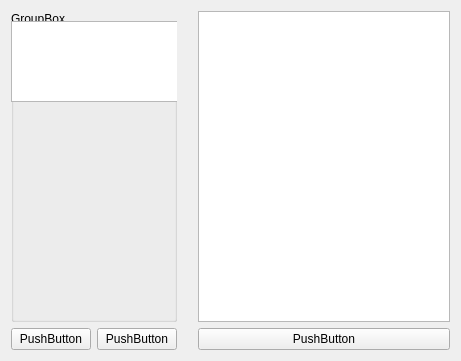
<?xml version="1.0" encoding="UTF-8"?>
<ui version="4.0">
 <class>Form</class>
 <widget class="QWidget" name="Form">
  <property name="geometry">
   <rect>
    <x>0</x>
    <y>0</y>
    <width>461</width>
    <height>361</height>
   </rect>
  </property>
  <property name="windowTitle">
   <string>Form</string>
  </property>
  <property name="styleSheet">
   <string notr="true"/>
  </property>
  <layout class="QGridLayout" name="gridLayout">
   <item row="2" column="3">
    <widget class="QTableWidget" name="tableWidget"/>
   </item>
   <item row="3" column="1">
    <layout class="QGridLayout" name="gridLayout_2">
     <item row="0" column="0">
      <widget class="QPushButton" name="bt_geo">
       <property name="text">
        <string>PushButton</string>
       </property>
      </widget>
     </item>
     <item row="0" column="1">
      <widget class="QPushButton" name="pushButton_2">
       <property name="text">
        <string>PushButton</string>
       </property>
      </widget>
     </item>
    </layout>
   </item>
   <item row="2" column="1">
    <widget class="QGroupBox" name="groupBox">
     <property name="title">
      <string>GroupBox</string>
     </property>
     <widget class="QTextEdit" name="textEdit">
      <property name="geometry">
       <rect>
        <x>0</x>
        <y>10</y>
        <width>271</width>
        <height>81</height>
       </rect>
      </property>
     </widget>
    </widget>
   </item>
   <item row="2" column="2">
    <spacer name="horizontalSpacer">
     <property name="orientation">
      <enum>Qt::Horizontal</enum>
     </property>
     <property name="sizeType">
      <enum>QSizePolicy::Maximum</enum>
     </property>
     <property name="sizeHint" stdset="0">
      <size>
       <width>20</width>
       <height>20</height>
      </size>
     </property>
    </spacer>
   </item>
   <item row="3" column="3">
    <widget class="QPushButton" name="pushButton_3">
     <property name="text">
      <string>PushButton</string>
     </property>
    </widget>
   </item>
  </layout>
 </widget>
 <resources/>
 <connections/>
</ui>
